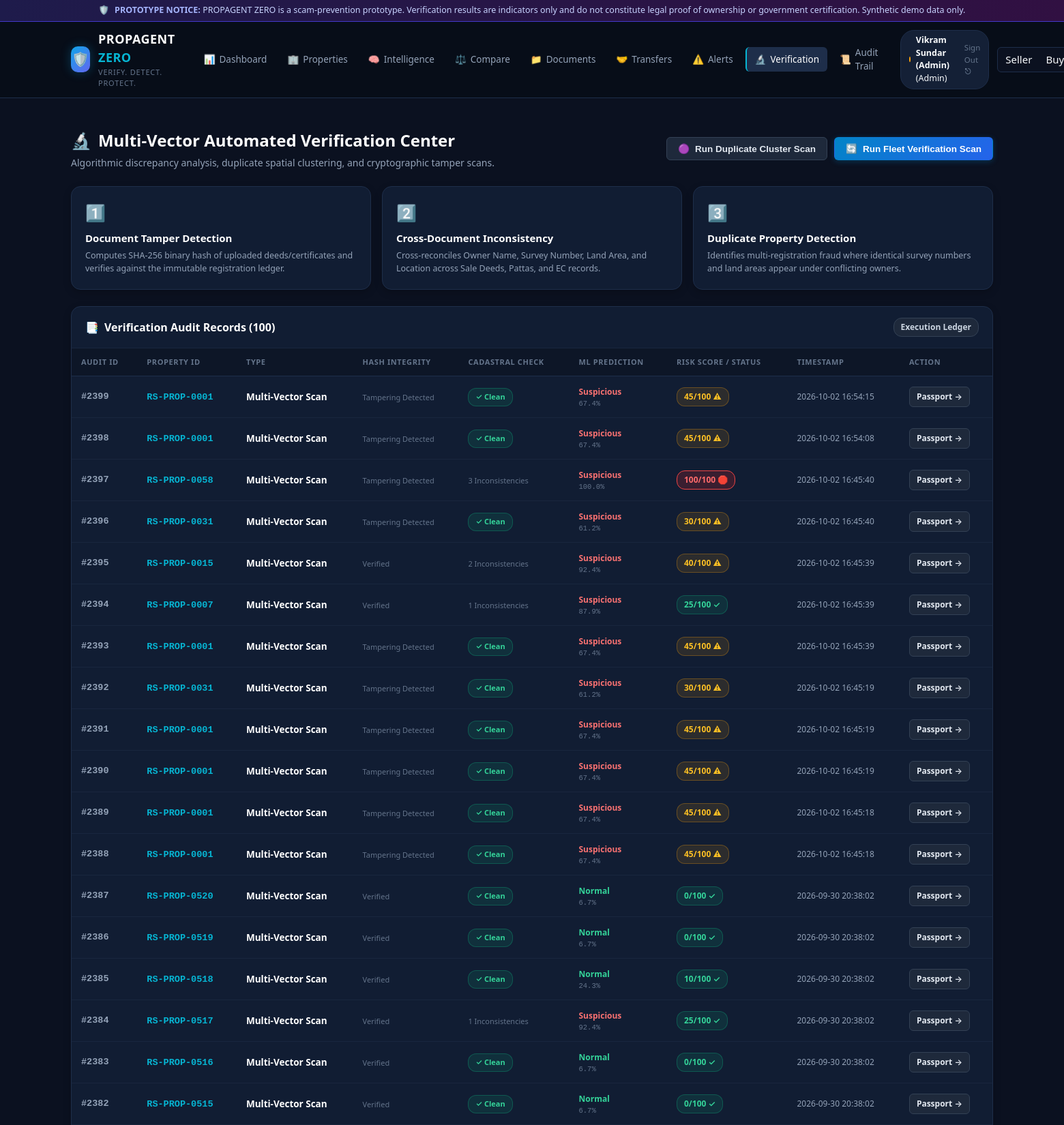
The page /verification (signed in, upper part) on the database its author committed.
### tables this page shows
CREATE TABLE verification_records (
        id INTEGER PRIMARY KEY AUTOINCREMENT,
        property_id TEXT NOT NULL,
        verification_type TEXT NOT NULL,
        result TEXT NOT NULL,
        checked_at TEXT NOT NULL DEFAULT CURRENT_TIMESTAMP,
        details TEXT, hash_result TEXT DEFAULT "Verified", mismatch_result TEXT DEFAULT "Clean", ml_prediction TEXT DEFAULT "Normal", ml_probability REAL DEFAULT 0.0, risk_score INTEGER DEFAULT 0, final_status TEXT DEFAULT "Verified",
        FOREIGN KEY (property_id) REFERENCES properties (property_id) ON DELETE CASCADE
    );

### app.py (the view)
@app.route('/verification')
@login_required
def verification_center():
    conn = get_db_connection()
    cursor = conn.cursor()
    cursor.execute("SELECT * FROM verification_records ORDER BY id DESC LIMIT 100")
    records = [dict(r) for r in cursor.fetchall()]
    conn.close()
    return render_template('verification.html', records=records)

### app.py (called while the page is built)
def get_csrf_token():
    if '_csrf_token' not in session:
        session['_csrf_token'] = secrets.token_hex(32)
    return session['_csrf_token']

@app.context_processor
def inject_template_globals():
    return {
        'csrf_token': get_csrf_token,
        'demo_mode': DEMO_MODE,
        'current_user_id': session.get('user_id'),
        'current_user_name': session.get('user_name'),
        'current_user_role': session.get('user_role')
    }

@app.before_request
def security_and_csrf_protect():
    if request.path.startswith('/api/'):
        if 'user_id' in session:
            return
        key = request.headers.get('X-API-Key') or request.args.get('api_key')
        if key and secrets.compare_digest(key, API_KEY):
            return
        return jsonify({
            'error': 'Unauthorized',
            'message': 'API access requires an active session or valid X-API-Key.'
        }), 401
    if request.method in ('POST', 'PUT', 'DELETE', 'PATCH'):
        token = request.form.get('csrf_token') or request.headers.get('X-CSRFToken')
        session_token = session.get('_csrf_token')
        if not session_token or not token or not secrets.compare_digest(token, session_token):
            return render_template('400.html', error_message="CSRF validation failed: Missing or invalid CSRF token."), 400

def login_required(f):
    @wraps(f)
    def decorated_function(*args, **kwargs):
        if 'user_id' not in session:
            flash("Please sign in to access this resource.", "warning")
            return redirect(url_for('login', next=request.url))
        return f(*args, **kwargs)
    return decorated_function

### models/database.py (called while the page is built)
def get_db_connection():
    os.makedirs(os.path.dirname(DB_PATH), exist_ok=True)
    conn = sqlite3.connect(DB_PATH)
    conn.row_factory = sqlite3.Row
    conn.execute("PRAGMA foreign_keys = ON")
    return conn

### templates/verification.html (shortened to what this page needs)
{% extends "base.html" %}
{% block content %}
<div class="page-header">
  <div class="page-title">
    <h2><span>🔬</span> Multi-Vector Automated Verification Center</h2>
    <p>Algorithmic discrepancy analysis, duplicate spatial clustering, and cryptographic tamper scans.</p>
  </div>
  <div style="display: flex; gap: 10px;">
    <form method="POST" action="{{ url_for('run_duplicate_scan') }}">
      <button type="submit" class="btn btn-secondary">
        <span>🟣</span> Run Duplicate Cluster Scan
      </button>
    </form>
    <form method="POST" action="{{ url_for('run_system_wide_scan') }}">
      <button type="submit" class="btn btn-primary">
        <span>🔄</span> Run Fleet Verification Scan
      </button>
    </form>
  </div>
</div>
<div style="display: grid; grid-template-columns: repeat(auto-fit, minmax(280px, 1fr)); gap: 16px; margin-bottom: 24px;">
  <div class="card" style="margin-bottom: 0;">
    <div style="font-size: 24px; margin-bottom: 8px;">1️⃣</div>
    <strong style="color: #fff;">Document Tamper Detection</strong>
    <p style="font-size: 12.5px; color: var(--text-secondary); margin-top: 6px;">
      Computes SHA-256 binary hash of uploaded deeds/certificates and verifies against the immutable registration ledger.
    </p>
  </div>
  <div class="card" style="margin-bottom: 0;">
    <div style="font-size: 24px; margin-bottom: 8px;">2️⃣</div>
    <strong style="color: #fff;">Cross-Document Inconsistency</strong>
    <p style="font-size: 12.5px; color: var(--text-secondary); margin-top: 6px;">
      Cross-reconciles Owner Name, Survey Number, Land Area, and Location across Sale Deeds, Pattas, and EC records.
    </p>
  </div>
  <div class="card" style="margin-bottom: 0;">
    <div style="font-size: 24px; margin-bottom: 8px;">3️⃣</div>
    <strong style="color: #fff;">Duplicate Property Detection</strong>
    <p style="font-size: 12.5px; color: var(--text-secondary); margin-top: 6px;">
      Identifies multi-registration fraud where identical survey numbers and land areas appear under conflicting owners.
    </p>
  </div>
</div>
<div class="card" style="padding: 0; overflow: hidden;">
  <div class="card-header" style="padding: 16px 20px; margin: 0;">
    <h3><span>📑</span> Verification Audit Records ({{ records|length }})</h3>
    <span class="badge badge-neutral">Execution Ledger</span>
  </div>
  <div class="table-responsive">
    <table class="data-table">
      <thead>
        <tr>
          <th>Audit ID</th>
          <th>Property ID</th>
          <th>Type</th>
          <th>Hash Integrity</th>
          <th>Cadastral Check</th>
          <th>ML Prediction</th>
          <th>Risk Score / Status</th>
          <th>Timestamp</th>
          <th>Action</th>
        </tr>
      </thead>
      <tbody>
        {% for r in records %}
          <tr>
            <td class="mono-id">#{{ r.id }}</td>
            <td>
              <a href="{{ url_for('property_passport', property_id=r.property_id) }}" class="mono-id" style="text-decoration: none; font-weight: 700;">
                {{ r.property_id }}
              </a>
            </td>
            <td><strong style="color: #fff;">{{ r.verification_type }}</strong></td>
            <td>
              {% if r.hash_result == 'Match' %}
                <span class="badge badge-verified" style="font-size: 11px;">✓ Match</span>
              {% elif r.hash_result == 'Mismatch' %}
                <span class="badge badge-high-risk" style="font-size: 11px;">⚠ Mismatch</span>
              {% else %}
                <span style="color: var(--text-muted); font-size: 11px;">{{ r.hash_result or '—' }}</span>
              {% endif %}
            </td>
            <td>
              {% if r.mismatch_result == 'Consistent' %}
                <span class="badge badge-verified" style="font-size: 11px;">✓ Clean</span>
              {% elif r.mismatch_result == 'Discrepancy' %}
                <span class="badge badge-review-required" style="font-size: 11px;">⚠ Discrepancy</span>
              {% else %}
                <span style="color: var(--text-muted); font-size: 11px;">{{ r.mismatch_result or '—' }}</span>
              {% endif %}
            </td>
            <td>
              {% if r.ml_prediction == 'Suspicious' %}
                <span style="color: #f87171; font-weight: 700; font-size: 12px;">Suspicious</span>
              {% elif r.ml_prediction == 'Normal' %}
                <span style="color: #34d399; font-weight: 600; font-size: 12px;">Normal</span>
              {% else %}
                <span style="color: var(--text-muted); font-size: 11px;">—</span>
              {% endif %}
              {% if r.ml_probability is not none and r.ml_probability != '' %}
                <div style="font-size: 10.5px; color: var(--text-muted); font-family: var(--font-mono);">
                  {{ (r.ml_probability * 100)|round(1) if r.ml_probability <= 1 else r.ml_probability|round(1) }}%
                </div>
              {% endif %}
            </td>
            <td>
              {% set final_stat = r.final_status or r.result %}
              {% if final_stat == 'Verified' %}
                <span class="badge badge-verified">{{ r.risk_score or 0 }}/100 ✓</span>
              {% elif 'Critical' in final_stat or (r.risk_score and r.risk_score >= 80) %}
                <span class="badge badge-critical-risk">{{ r.risk_score or 80 }}/100 🛑</span>
              {% elif 'High' in final_stat or (r.risk_score and r.risk_score >= 60) %}
                <span class="badge badge-high-risk">{{ r.risk_score or 60 }}/100 🔴</span>
              {% else %}
                <span class="badge badge-review-required">{{ r.risk_score or 30 }}/100 ⚠</span>
              {% endif %}
            </td>
            <td style="font-size: 12px; color: var(--text-secondary);">{{ r.checked_at }}</td>
            <td>
              <a href="{{ url_for('property_passport', property_id=r.property_id) }}" class="btn btn-secondary btn-sm">
                Passport &rarr;
              </a>
            </td>
          </tr>
        {% else %}
          <tr>
            <td colspan="9" style="text-align: center; padding: 32px; color: var(--text-muted);">
              No verification records logged yet. Run a fleet scan to execute checks.
            </td>
          </tr>
        {% endfor %}
      </tbody>
    </table>
  </div>
</div>
{% endblock %}

### static/style.css (style rules this page uses)
:root { --bg-main: #0b1120; --bg-card: #111d33; --bg-card-hover: #162442; --bg-sidebar: #070d18; --border-color: #1e2e4a; --border-subtle: #19263e; --text-primary: #f8fafc; --text-secondary: #94a3b8; --text-muted: #64748b; --accent-cyan: #06b6d4; --accent-blue: #3b82f6; --accent-indigo: #6366f1; --status-green: #10b981; --status-green-bg: rgba(16, 185, 129, 0.12); --status-green-border: rgba(16, 185, 129, 0.3); --status-amber: #f59e0b; --status-amber-bg: rgba(245, 158, 11, 0.12); --status-amber-border: rgba(245, 158, 11, 0.3); --status-red: #ef4444; --status-red-bg: rgba(239, 68, 68, 0.12); --status-red-border: rgba(239, 68, 68, 0.3); --font-sans: system-ui, -apple-system, BlinkMacSystemFont, "Segoe UI", Roboto, "Helvetica Neue", Arial, sans-serif; --font-mono: ui-monospace, SFMono-Regular, Menlo, Monaco, Consolas, "Liberation Mono", "Courier New", monospace; --radius-sm: 6px; --radius-md: 10px; --radius-lg: 14px; }
* { box-sizing: border-box; margin: 0; padding: 0; }
body { background-color: var(--bg-main); color: var(--text-primary); font-family: var(--font-sans); line-height: 1.5; font-size: 15px; min-height: 100vh; display: flex; flex-direction: column; }
.page-header { display: flex; align-items: center; justify-content: space-between; margin-bottom: 24px; flex-wrap: wrap; gap: 16px; }
.page-title h2 { font-size: 24px; font-weight: 700; color: #fff; display: flex; align-items: center; gap: 10px; }
.page-title p { color: var(--text-secondary); font-size: 14px; margin-top: 4px; }
.card { background-color: var(--bg-card); border: 1px solid var(--border-color); border-radius: var(--radius-lg); padding: 20px; margin-bottom: 20px; box-shadow: 0 4px 12px rgba(0, 0, 0, 0.2); }
.card-header { display: flex; align-items: center; justify-content: space-between; border-bottom: 1px solid var(--border-subtle); padding-bottom: 14px; margin-bottom: 16px; }
.card-header h3 { font-size: 16px; font-weight: 600; color: #fff; display: flex; align-items: center; gap: 8px; }
.badge { display: inline-flex; align-items: center; gap: 5px; font-size: 12px; font-weight: 600; padding: 4px 10px; border-radius: 12px; white-space: nowrap; }
.badge-low-risk, .badge-verified { background: var(--status-green-bg); border: 1px solid var(--status-green-border); color: #34d399; }
.badge-review-required, .badge-pending { background: var(--status-amber-bg); border: 1px solid var(--status-amber-border); color: #fbbf24; }
.badge-critical-risk { background: rgba(220, 38, 38, 0.2); border: 1px solid #ef4444; color: #ff6b6b; font-weight: 700; }
.badge-neutral { background: #1e293b; border: 1px solid #334155; color: #cbd5e1; }
.table-responsive { width: 100%; overflow-x: auto; }
table.data-table { width: 100%; border-collapse: collapse; font-size: 13.5px; text-align: left; }
table.data-table th { background-color: #0d1627; color: var(--text-muted); font-weight: 600; text-transform: uppercase; font-size: 11px; letter-spacing: 0.6px; padding: 12px 14px; border-bottom: 1px solid var(--border-color); }
table.data-table td { padding: 12px 14px; border-bottom: 1px solid var(--border-subtle); color: var(--text-secondary); }
table.data-table td strong { color: #fff; }
.mono-id { font-family: var(--font-mono); font-weight: 600; color: var(--accent-cyan); }
.btn { display: inline-flex; align-items: center; justify-content: center; gap: 8px; padding: 8px 16px; font-size: 13.5px; font-weight: 600; border-radius: var(--radius-sm); text-decoration: none; border: 1px solid transparent; cursor: pointer; transition: all 0.15s ease; }
.btn-primary { background: linear-gradient(135deg, #0284c7, #2563eb); color: #fff; box-shadow: 0 2px 8px rgba(2, 132, 199, 0.3); }
.btn-secondary { background: #1e293b; color: #e2e8f0; border-color: #334155; }
.btn-sm { padding: 5px 10px; font-size: 12px; }

### rows shown on the page
verification_records: id "2399", property_id "RS-PROP-0001", verification_type "Multi-Vector Scan", hash_result "Tampering Detected", mismatch_result "✓ Clean", ml_prediction "Suspicious", ml_probability "67.4", risk_score "45", checked_at "2026-10-02 16:54:15"
verification_records: id "2398", property_id "RS-PROP-0001", verification_type "Multi-Vector Scan", hash_result "Tampering Detected", mismatch_result "✓ Clean", ml_prediction "Suspicious", ml_probability "67.4", risk_score "45", checked_at "2026-10-02 16:54:08"
verification_records: id "2397", property_id "RS-PROP-0058", verification_type "Multi-Vector Scan", hash_result "Tampering Detected", mismatch_result "3 Inconsistencies", ml_prediction "Suspicious", ml_probability "100.0", risk_score "100", checked_at "2026-10-02 16:45:40"
verification_records: id "2396", property_id "RS-PROP-0031", verification_type "Multi-Vector Scan", hash_result "Tampering Detected", mismatch_result "✓ Clean", ml_prediction "Suspicious", ml_probability "61.2", risk_score "30", checked_at "2026-10-02 16:45:40"
verification_records: id "2395", property_id "RS-PROP-0015", verification_type "Multi-Vector Scan", hash_result "Verified", mismatch_result "2 Inconsistencies", ml_prediction "Suspicious", ml_probability "92.4", risk_score "40", checked_at "2026-10-02 16:45:39"
verification_records: id "2394", property_id "RS-PROP-0007", verification_type "Multi-Vector Scan", hash_result "Verified", mismatch_result "1 Inconsistencies", ml_prediction "Suspicious", ml_probability "87.9", risk_score "25", checked_at "2026-10-02 16:45:39"
verification_records: id "2393", property_id "RS-PROP-0001", verification_type "Multi-Vector Scan", hash_result "Tampering Detected", mismatch_result "✓ Clean", ml_prediction "Suspicious", ml_probability "67.4", risk_score "45", checked_at "2026-10-02 16:45:39"
verification_records: id "2392", property_id "RS-PROP-0031", verification_type "Multi-Vector Scan", hash_result "Tampering Detected", mismatch_result "✓ Clean", ml_prediction "Suspicious", ml_probability "61.2", risk_score "30", checked_at "2026-10-02 16:45:19"
verification_records: id "2391", property_id "RS-PROP-0001", verification_type "Multi-Vector Scan", hash_result "Tampering Detected", mismatch_result "✓ Clean", ml_prediction "Suspicious", ml_probability "67.4", risk_score "45", checked_at "2026-10-02 16:45:19"
verification_records: id "2390", property_id "RS-PROP-0001", verification_type "Multi-Vector Scan", hash_result "Tampering Detected", mismatch_result "✓ Clean", ml_prediction "Suspicious", ml_probability "67.4", risk_score "45", checked_at "2026-10-02 16:45:19"
verification_records: id "2389", property_id "RS-PROP-0001", verification_type "Multi-Vector Scan", hash_result "Tampering Detected", mismatch_result "✓ Clean", ml_prediction "Suspicious", ml_probability "67.4", risk_score "45", checked_at "2026-10-02 16:45:18"
verification_records: id "2388", property_id "RS-PROP-0001", verification_type "Multi-Vector Scan", hash_result "Tampering Detected", mismatch_result "✓ Clean", ml_prediction "Suspicious", ml_probability "67.4", risk_score "45", checked_at "2026-10-02 16:45:18"
verification_records: id "2387", property_id "RS-PROP-0520", verification_type "Multi-Vector Scan", hash_result "Verified", mismatch_result "✓ Clean", ml_prediction "Normal", ml_probability "6.7", risk_score "0", checked_at "2026-09-30 20:38:02"
verification_records: id "2386", property_id "RS-PROP-0519", verification_type "Multi-Vector Scan", hash_result "Verified", mismatch_result "✓ Clean", ml_prediction "Normal", ml_probability "6.7", risk_score "0", checked_at "2026-09-30 20:38:02"
verification_records: id "2385", property_id "RS-PROP-0518", verification_type "Multi-Vector Scan", hash_result "Verified", mismatch_result "✓ Clean", ml_prediction "Normal", ml_probability "24.3", risk_score "10", checked_at "2026-09-30 20:38:02"
verification_records: id "2384", property_id "RS-PROP-0517", verification_type "Multi-Vector Scan", hash_result "Verified", mismatch_result "1 Inconsistencies", ml_prediction "Suspicious", ml_probability "92.4", risk_score "25", checked_at "2026-09-30 20:38:02"
verification_records: id "2383", property_id "RS-PROP-0516", verification_type "Multi-Vector Scan", hash_result "Verified", mismatch_result "✓ Clean", ml_prediction "Normal", ml_probability "6.7", risk_score "0", checked_at "2026-09-30 20:38:02"
verification_records: id "2382", property_id "RS-PROP-0515", verification_type "Multi-Vector Scan", hash_result "Verified", mismatch_result "✓ Clean", ml_prediction "Normal", ml_probability "6.7", risk_score "0", checked_at "2026-09-30 20:38:02"

### other values the page prints
{{ session.get('user_name', 'Demo User') }} "Vikram Sundar (Admin)"
{{ session.get('user_role', 'user')|capitalize }} "Admin"
{{ records|length }} "100"
